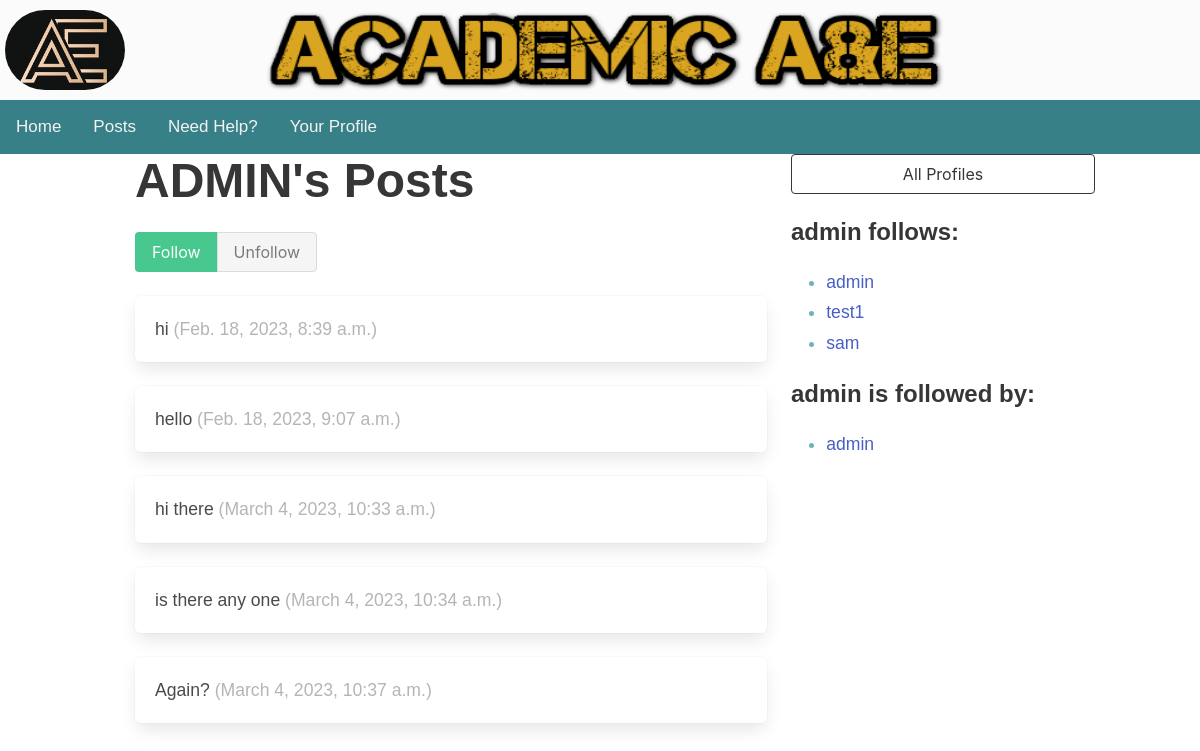
Page /posts/profile/23 on the earlier database version.
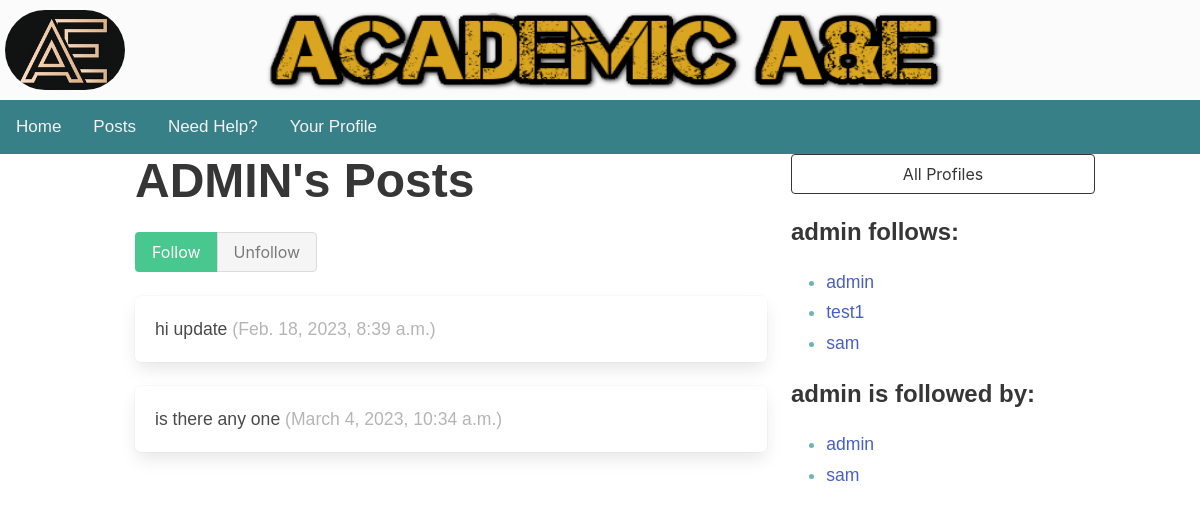
Same page on the later database version.
### posts/models.py (models this page shows, shortened)
class Text_Post(models.Model):
    user = models.ForeignKey(
        User, related_name="posts", on_delete=models.DO_NOTHING
    )
    body = models.CharField(max_length=150)
    created_at = models.DateTimeField(auto_now_add=True)
    updated_at= models.DateTimeField(auto_now_add=True)

class Posts_Profile(models.Model):
    user = models.OneToOneField(User, on_delete=models.CASCADE)
    follows = models.ManyToManyField(
        "self",
        related_name="followed_by",
        symmetrical=False,
        blank=True
    )
    def __str__(self):
        return self.user.username

### posts/views.py (the view, shortened to what this page needs)
# urls.py: path("profile/<int:pk>", profile, name="profile"),
def profile(request, pk):
    profile = Posts_Profile.objects.get(pk=pk)
    return render(request, "posts/profile.html", {"profile": profile})

### posts/templates/posts/profile.html (shortened to what this page needs)
{% extends "base.html" %}
{% block content %}
<div class="container">
    <div class="columns">
<div class="column">
    <div class="block">
    <h1 class="title is-1">
        {{profile.user.username|upper}}'s Posts
    </h1>
    <form method="post">
        <div class="buttons has-addons">
        {% if profile in user.posts_profile.follows.all %}
            <button class="button is-success is-static">Follow</button>
            <button class="button is-danger" name="follow" value="unfollow">
                Unfollow
            </button>
        {% else %}
            <button class="button is-success" name="follow" value="follow">
                Follow
            </button>
            <button class="button is-danger is-static">Unfollow</button>
        {% endif %}
        </div>
    </form>
    </div>
    <div class="content">
        {% for post in profile.user.posts.all %}
            <div class="box">
                {{ post.body }}
                <span class="is-small has-text-grey-light">
                    ({{ post.created_at }})
                </span>
            </div>
        {% endfor %}
    </div>
</div>
<div class="column is-one-third">
    <div class="block">
        <a href="{% url 'posts:profile_list' %}">
            <button class="button is-dark is-outlined is-fullwidth">
                All Profiles
            </button>
        </a>
    </div>
    <div class="block">
        <h3 class="title is-4">
            {{profile.user.username}} follows:
        </h3>
        <div class="content">
            <ul>
            {% for following in profile.follows.all %}
                <li>
                    <a href="{% url 'posts:profile' following.id %}">
                        {{ following }}
                    </a>
                </li>
            {% endfor %}
            </ul>
        </div>
    </div>
    <div class="block">
        <h3 class="title is-4">
            {{profile.user.username}} is followed by:
        </h3>
        <div class="content">
            <ul>
            {% for follower in profile.followed_by.all %}
                <li>
                    <a href="{% url 'posts:profile' follower.id %}">
                        {{ follower }}
                    </a>
                </li>
            {% endfor %}
            </ul>
        </div>
    </div>
</div>
    </div>
</div>
{% endblock content %}

Differences in the rows shown:
removed Text_Post: body "hello", created_at "Feb. 18, 2023, 9:07 a.m."
removed Text_Post: body "hi there", created_at "March 4, 2023, 10:33 a.m."
removed Text_Post: body "Again?", created_at "March 4, 2023, 10:37 a.m."
changed Text_Post: body "hi" → "hi update"
now on one of the page's lists (row unchanged): Posts_Profile: user.username "sam"
